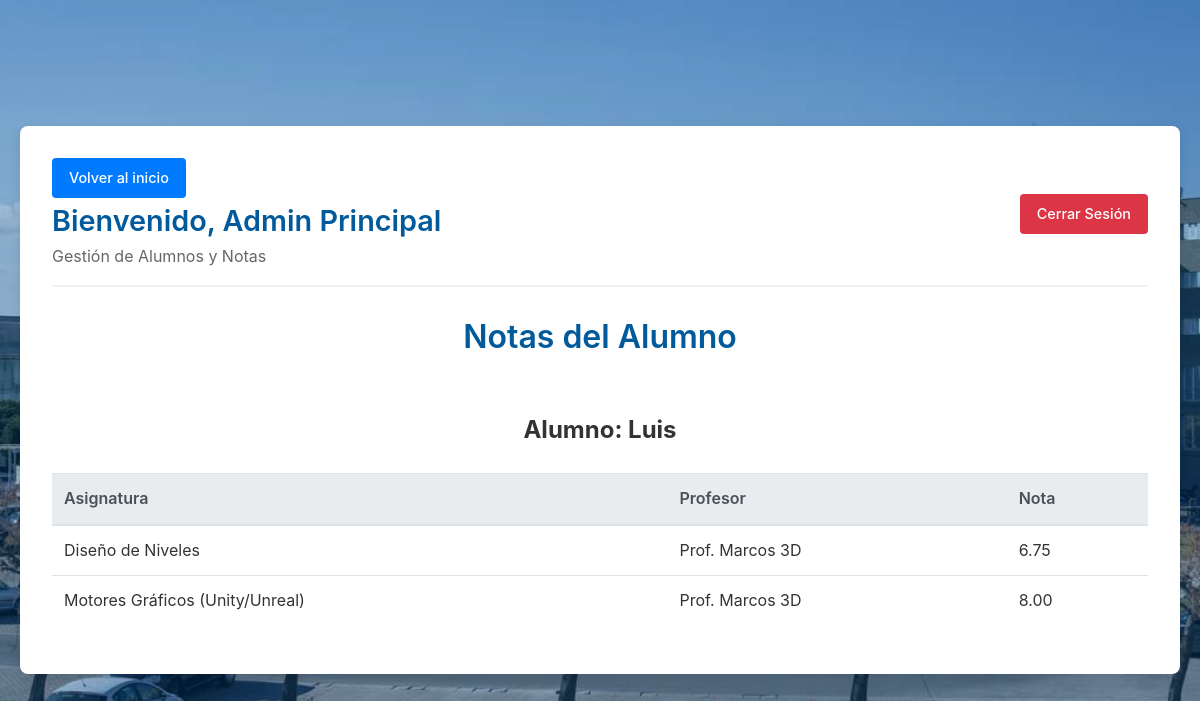
The page /view/ver_alumno.php?id=5 (signed in) on the database its author committed.
### tables this page shows
CREATE TABLE IF NOT EXISTS tbl_alumnos (
    id INT AUTO_INCREMENT PRIMARY KEY,
    dni VARCHAR(15) NOT NULL UNIQUE,
    nombre VARCHAR(50) NOT NULL,
    apellido1 VARCHAR(50) NOT NULL,
    apellido2 VARCHAR(50),
    email VARCHAR(100) UNIQUE,
    fecha_nacimiento DATE NOT NULL
);

CREATE TABLE IF NOT EXISTS tbl_asignaturas (
    id INT AUTO_INCREMENT PRIMARY KEY,
    nombre VARCHAR(150) NOT NULL,
    id_grado INT NOT NULL,
    curso ENUM('1','2','3','4') NOT NULL,
    creditos INT DEFAULT 6
);

CREATE TABLE IF NOT EXISTS tbl_gestores (
    id INT AUTO_INCREMENT PRIMARY KEY,
    nombre VARCHAR(100) NOT NULL,
    email VARCHAR(100) NOT NULL UNIQUE,
    password VARCHAR(255) NOT NULL,
    rol ENUM('profesor','secretaria','direccion','administrador') DEFAULT 'profesor'
);

CREATE TABLE IF NOT EXISTS tbl_notas (
    id INT AUTO_INCREMENT PRIMARY KEY,
    id_alumno INT NOT NULL,
    id_asignatura INT NOT NULL,
    convocatoria ENUM('ordinaria','extraordinaria') NOT NULL,
    nota DECIMAL(4,2) NOT NULL
);

### view/ver_alumno.php (the view, shortened to what this page needs)
<?php
if (!isset($_SESSION['logeado']) || $_SESSION['logeado'] !== true) {
    header('Location: ./login.php');
    exit();
} else {
    if (!isset($_GET['id'])) {
        header('Location: ./index.php?error=Necesitas el id del alumno para ver sus notas');
        exit();
    } else {
        require_once '../conexion/connection.php';
        $id_alumno = $_GET['id'];
        $sql = "SELECT ta.nombre AS nombre, tas.nombre AS asignatura, tn.nota as nota, tg.nombre AS profesor FROM tbl_alumnos ta INNER JOIN tbl_notas tn ON ta.id = tn.id_alumno Inner Join tbl_asignaturas tas ON tn.id_asignatura = tas.id INNER JOIN tbl_profesor_asignatura tpa on tas.id = tpa.id_asignatura INNER JOIN tbl_gestores tg ON tpa.id_profesor = tg.id WHERE ta.id = ?";
        $stmt = $conn->prepare($sql);
        $stmt->execute([$id_alumno]);
        $alumno = $stmt->fetchAll(PDO::FETCH_ASSOC);
?>
        <!DOCTYPE html>
        <html lang="es">
        <head>
            <link rel="stylesheet" href="../css/style.css">
        </head>
        <body>
            <div class="dashboard-container">
                <div class="dashboard-header">
                    <div>
                        <a class="btn btn-primary" href="../index.php">Volver al inicio</a>
                        <h1>Bienvenido, <?php echo $_SESSION['user_nombre']; ?></h1>
                        <p>Gestión de Alumnos y Notas</p>
                    </div>
                    <div>
                        <a href="./proc/logout.php" class="btn btn-danger">Cerrar Sesión</a>
                    </div>
                </div>
                <h1>Notas del Alumno</h1>
                <?php if (count($alumno) > 0): ?>
                    <h2 class="centrar">Alumno: <?php echo htmlspecialchars($alumno[0]['nombre']); ?></h2>
                    <div class="table-responsive">
                        <table class="table">
                            <thead>
                                <tr>
                                    <th>Asignatura</th>
                                    <th>Profesor</th>
                                    <th>Nota</th>
                                </tr>
                            </thead>
                            <tbody>
                                <?php foreach ($alumno as $nota): ?>
                                    <tr>
                                        <td><?php echo htmlspecialchars($nota['asignatura']); ?></td>
                                        <td><?php echo htmlspecialchars($nota['profesor']); ?></td>
                                        <td><?php echo htmlspecialchars($nota['nota']); ?></td>
                                    </tr>
                                <?php endforeach; ?>
                            </tbody>
                        </table>
                    </div>
                <?php else: ?>
                    <p>No tiene notas registradas.</p>
                <?php endif; ?>
        </body>
        </html>
<?php
    }
}
?>

### css/style.css (style rules this page uses)
* { margin: 0; padding: 0; box-sizing: border-box; }
body { font-family: -apple-system, BlinkMacSystemFont, "Segoe UI", Roboto, Helvetica, Arial, sans-serif; color: #333; line-height: 1.6; background-color: #f4f7f6; background-image: linear-gradient(rgba(0, 90, 156, 0.3), rgba(0, 90, 156, 0.3)), url('../img/escuela.jpg'); background-size: cover; background-position: center center; background-repeat: no-repeat; background-attachment: fixed; display: flex; justify-content: center; align-items: center; min-height: 100vh; padding: 20px; }
.centrar { display: flex; justify-content: center; align-items: center; }
h1 { text-align: center; color: #005A9C; margin-bottom: 1.5rem; font-weight: 600; }
a { color: #007BFF; text-decoration: none; transition: color 0.3s ease; }
.dashboard-container { width: 100%; max-width: 1200px; background: #fff; border-radius: 8px; box-shadow: 0 4px 12px rgba(0, 0, 0, 0.1); padding: 2rem; margin: 2rem auto; display: flex; flex-direction: column; gap: 1.5rem; }
.dashboard-header { display: flex; justify-content: space-between; align-items: center; border-bottom: 2px solid #f1f1f1; padding-bottom: 1rem; flex-wrap: wrap; gap: 1rem; }
.dashboard-header h1 { margin: 0; text-align: left; font-size: 1.8rem; }
.dashboard-header p { color: #666; margin: 0; }
.btn { display: inline-block; padding: 0.5rem 1rem; border-radius: 4px; text-decoration: none; font-weight: 500; cursor: pointer; transition: background-color 0.2s; border: 1px solid transparent; font-size: 0.9rem; text-align: center; font-family: inherit; line-height: 1.5; vertical-align: middle; }
.btn-primary { background-color: #007BFF; color: white; }
.btn-danger { background-color: #dc3545; color: white; }
.table-responsive { overflow-x: auto; }
.table { width: 100%; border-collapse: collapse; margin-bottom: 1rem; background-color: transparent; }
.table th, .table td { padding: 0.75rem; vertical-align: top; border-top: 1px solid #dee2e6; text-align: left; }
.table th { vertical-align: bottom; border-bottom: 2px solid #dee2e6; background-color: #e9ecef; color: #495057; font-weight: 600; }
.table tbody tr { animation: fadeInUp 0.5s ease-out backwards; }
.table tbody tr:nth-child(1) { animation-delay: 0.1s; }
.table tbody tr:nth-child(2) { animation-delay: 0.2s; }

### rows shown on the page
tbl_alumnos: nombre "Luis", tbl_asignaturas.nombre "Diseño de Niveles", tbl_gestores.nombre "Prof. Marcos 3D", tbl_notas.nota "6.75", tbl_asignaturas.nombre "Motores Gráficos (Unity/Unreal)", tbl_notas.nota "8.00"

### other values the page prints
$_SESSION['user_nombre'] "Admin Principal"
